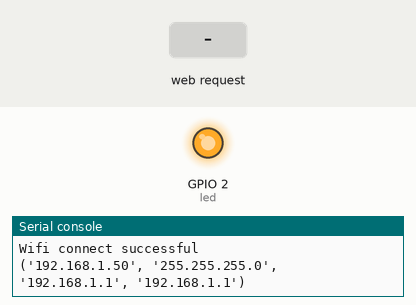
This program was run on a simulated ESP8266 board running MicroPython. Parts: output pins drawn as LEDs (lit = HIGH, except the on-board LED, lit = LOW), the last lines printed to the serial console. The test bench sets the inputs (shaded band). WiFi joins after 1.5 s.

Above: at 2.7 s.
2.8 s: HTTP request GET /?led=off received
At 3.5 s:
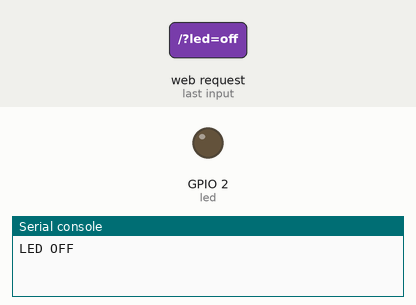
4.3 s: HTTP request GET /?led=on received
At 4.7 s:
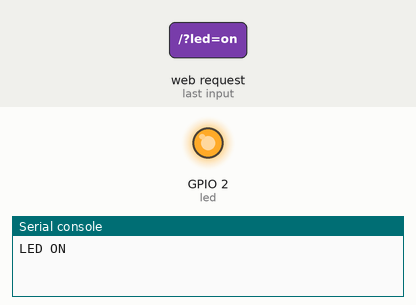
5.8 s: HTTP request GET / received
At 7.0 s:
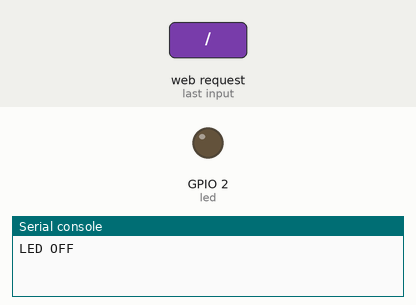
Timing chart, 0 to 8.8 s (numbered marks = the images above; inputs shaded):
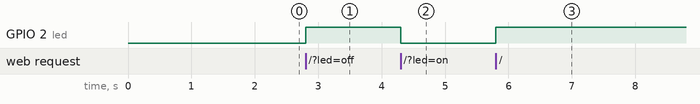

The program:

Control_LED_through_Web.py
```python
from machine import Pin
import time
import socket
import network

# set led pin
led = Pin(2, Pin.OUT)

ssid = '********'          #Enter the router name
password = '********'      #Enter the router password

wifi_status = network.WLAN(network.STA_IF)
wifi_status.active(True)
wifi_status.connect(ssid, password)
# check wifi connected
while wifi_status.isconnected() == False:
    print('Wifi lost connect...')
# if connected
print('Wifi connect successful')
print(wifi_status.ifconfig())

def WebPage():
    if led.value() == 1:
        gpio_state = 'OFF'
    else:
        gpio_state = 'ON'

    # html code ...
    html = """
    <html>
        <head>
            <title>ESP8266 Web Server</title>
            <meta name="viewport" content="width=device-width, initial-scale=1">
            <link rel="icon" href="data:,">
            <style>
                html{font-family: Helvetica; display:inline-block; margin: 0px auto; text-align: center;}
                h1{color: #0F3376; padding: 2vh;}
                p{font-size: 1.5rem;}
                button{display: inline-block; background-color: #4286f4; border: none;border-radius: 4px; color: white; padding: 16px 40px; text-decoration: none; font-size: 30px; margin: 2px; cursor: pointer;}
                button2{background-color: #4286f4;}
            </style>
        </head>
        <body> <h1>ESP8266 Web Server</h1>
          <p>GPIO state: <strong>""" + gpio_state + """</strong></p>
          <p><a href="/?led=on"><button class="button">ON</button></a></p>
          <p><a href="/?led=off"><button class="button button2">OFF</button></a></p>
        </body>
    </html>
    """
    return html

s = socket.socket(socket.AF_INET, socket.SOCK_STREAM)
s.bind(('', 80))
s.listen(5)
try:
    while True:
        conn, addr = s.accept()
        print('Connection: %s' % str(addr))
        req = conn.recv(1024)
        req = str(req)
        print('Connect = %s' % req)
        led_on = req.find('/?led=on')
        led_off = req.find('/?led=off')
        if led_on == 6:
            print('LED ON')
            led.value(0)
        else:
            print('LED OFF')
            led.value(1)
        if led.value() == 1:
            gpio_state = 'OFF'
        else:
            gpio_state = 'ON'
        response = WebPage()
        conn.send('HTTP/1.1 200 OK\n')
        conn.send('Content-Type: text/html\n')
        conn.send('Connection: close\n\n')
        conn.sendall(response)
        conn.close()
except:
    pass
```

Measured:
- after the input at 2.8 s, GPIO 2 (led): LOW → HIGH at once
- after the input at 4.3 s, GPIO 2 (led): HIGH → LOW at once
- after the input at 5.8 s, GPIO 2 (led): LOW → HIGH at once
